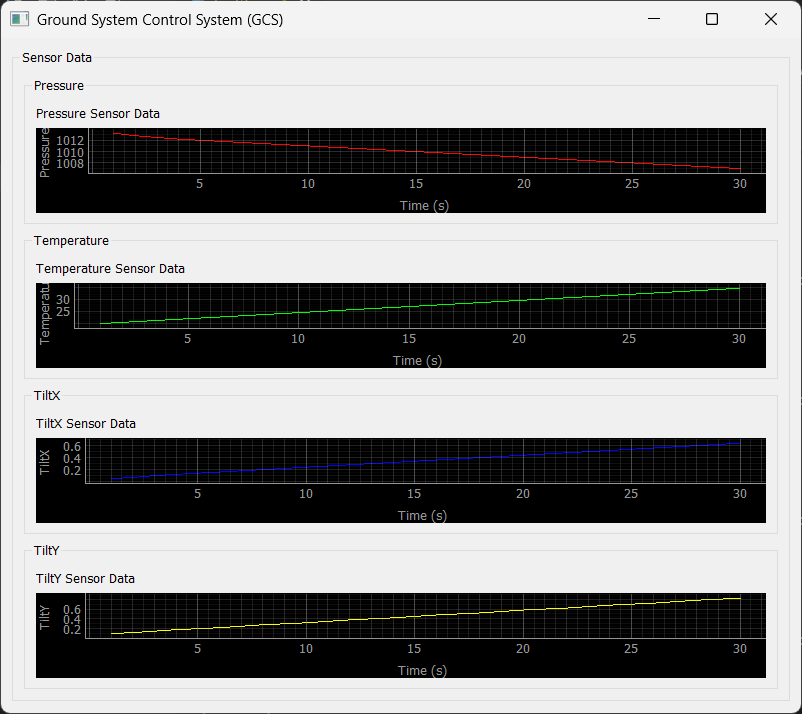

This chart was generated by the following Python code:
# Working Code for Seperate graphs-img2


import sys
import pandas as pd
import pyqtgraph as pg
from PyQt5.QtWidgets import QApplication, QMainWindow, QVBoxLayout, QWidget, QGroupBox, QHBoxLayout, QLabel
from PyQt5.QtCore import QTimer
import os

class GroundSystemControlSystem(QMainWindow):
    def __init__(self):
        super().__init__()

        # Check if the CSV file exists and is not empty
        if os.path.exists('sensor_data.csv') and os.path.getsize('sensor_data.csv') > 0:
            self.df = pd.read_csv('sensor_data.csv')  # Read CSV data
        else:
            print("CSV file is empty or not found!")
            self.df = pd.DataFrame()  # Empty dataframe as fallback

        # Initialize UI components
        self.initUI()

        # Set up a timer to update the graphs periodically
        self.timer = QTimer(self)
        self.timer.timeout.connect(self.update_graph)
        self.timer.start(1000)  # Update every second

        # Initialize the index for data rows
        self.index = 0

    def initUI(self):
        # Set up the main window
        self.setWindowTitle("Ground System Control System (GCS)")
        self.setGeometry(100, 100, 800, 600)

        # Create a widget and layout for the main window
        central_widget = QWidget(self)
        main_layout = QVBoxLayout(central_widget)

        # Create a QGroupBox for organizing the graphs
        group_box = QGroupBox("Sensor Data", self)
        group_layout = QVBoxLayout(group_box)

        # Create QGroupBox for each sensor's plot
        self.create_sensor_plot(group_layout, 'Pressure', 'r')
        self.create_sensor_plot(group_layout, 'Temperature', 'g')
        self.create_sensor_plot(group_layout, 'TiltX', 'b')
        self.create_sensor_plot(group_layout, 'TiltY', 'y')

        # Set up the layout and central widget
        main_layout.addWidget(group_box)
        self.setCentralWidget(central_widget)

    def create_sensor_plot(self, layout, label, color):
        # Create a new group box for the sensor
        sensor_group = QGroupBox(label, self)
        sensor_layout = QVBoxLayout(sensor_group)

        # Create a label to display above the graph
        sensor_label = QLabel(f'{label} Sensor Data', self)
        sensor_layout.addWidget(sensor_label)

        # Create a plot widget
        plot_widget = pg.PlotWidget(self)
        plot_widget.setLabel('left', label)
        plot_widget.setLabel('bottom', 'Time (s)')
        plot_widget.showGrid(x=True, y=True)
        
        # Create the curve for the sensor
        plot_curve = plot_widget.plot(pen=color, name=label)

        # Add the plot widget to the layout
        sensor_layout.addWidget(plot_widget)
        
        # Add the sensor group to the main layout
        layout.addWidget(sensor_group)

        # Store the plot curve for later updates
        setattr(self, f'{label.lower()}_curve', plot_curve)

    def update_graph(self):
        # Update the graph data from the CSV file for each sensor
        if self.index < len(self.df):
            # Extract the sensor data
            pressure = self.df.iloc[self.index]['Pressure']
            temperature = self.df.iloc[self.index]['Temperature']
            tilt_x = self.df.iloc[self.index]['TiltX']
            tilt_y = self.df.iloc[self.index]['TiltY']

            # Update the graph with the new data
            self.pressure_curve.setData(self.df['Time'][:self.index + 1], self.df['Pressure'][:self.index + 1])
            self.temperature_curve.setData(self.df['Time'][:self.index + 1], self.df['Temperature'][:self.index + 1])
            self.tiltx_curve.setData(self.df['Time'][:self.index + 1], self.df['TiltX'][:self.index + 1])
            self.tilty_curve.setData(self.df['Time'][:self.index + 1], self.df['TiltY'][:self.index + 1])

            # Increase the index to move to the next row of data
            self.index += 1
        else:
            # If the data is finished, stop the timer
            self.timer.stop()

if __name__ == '__main__':
    app = QApplication(sys.argv)
    main_window = GroundSystemControlSystem()  # Instantiate the main window
    main_window.show()
    sys.exit(app.exec_())
